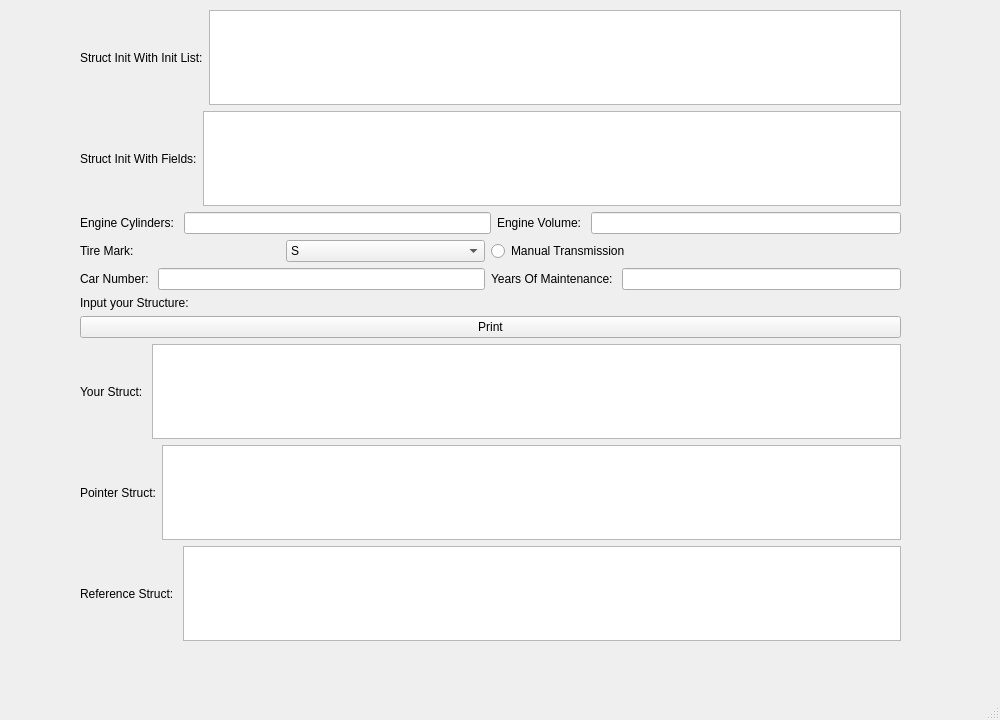
<?xml version="1.0" encoding="UTF-8"?>
<ui version="4.0">
 <class>MainWindow</class>
 <widget class="QMainWindow" name="MainWindow">
  <property name="geometry">
   <rect>
    <x>0</x>
    <y>0</y>
    <width>1000</width>
    <height>720</height>
   </rect>
  </property>
  <property name="windowTitle">
   <string>MainWindow</string>
  </property>
  <widget class="QWidget" name="centralwidget">
   <widget class="QWidget" name="">
    <property name="geometry">
     <rect>
      <x>80</x>
      <y>10</y>
      <width>821</width>
      <height>631</height>
     </rect>
    </property>
    <layout class="QVBoxLayout" name="verticalLayout_2">
     <item>
      <layout class="QHBoxLayout" name="horizontalLayout">
       <item>
        <widget class="QLabel" name="label">
         <property name="text">
          <string>Struct Init With Init List:</string>
         </property>
        </widget>
       </item>
       <item>
        <widget class="QTextEdit" name="textInit">
         <property name="textInteractionFlags">
          <set>Qt::NoTextInteraction</set>
         </property>
        </widget>
       </item>
      </layout>
     </item>
     <item>
      <layout class="QHBoxLayout" name="horizontalLayout_2">
       <item>
        <widget class="QLabel" name="label_2">
         <property name="text">
          <string>Struct Init With Fields:</string>
         </property>
        </widget>
       </item>
       <item>
        <widget class="QTextEdit" name="textFileds">
         <property name="textInteractionFlags">
          <set>Qt::NoTextInteraction</set>
         </property>
        </widget>
       </item>
      </layout>
     </item>
     <item>
      <layout class="QGridLayout" name="gridLayout">
       <item row="0" column="0" colspan="2">
        <layout class="QHBoxLayout" name="horizontalLayout_3">
         <item>
          <widget class="QLabel" name="label_4">
           <property name="text">
            <string>Engine Cylinders: </string>
           </property>
          </widget>
         </item>
         <item>
          <widget class="QLineEdit" name="textCylinders"/>
         </item>
        </layout>
       </item>
       <item row="0" column="2">
        <layout class="QHBoxLayout" name="horizontalLayout_4">
         <item>
          <widget class="QLabel" name="label_5">
           <property name="text">
            <string>Engine Volume: </string>
           </property>
          </widget>
         </item>
         <item>
          <widget class="QLineEdit" name="textVolume"/>
         </item>
        </layout>
       </item>
       <item row="1" column="0">
        <layout class="QHBoxLayout" name="horizontalLayout_5">
         <item>
          <widget class="QLabel" name="label_6">
           <property name="text">
            <string>Tire Mark: </string>
           </property>
          </widget>
         </item>
         <item>
          <widget class="QComboBox" name="comboBoxTieMark">
           <item>
            <property name="text">
             <string>S</string>
            </property>
           </item>
           <item>
            <property name="text">
             <string>M</string>
            </property>
           </item>
           <item>
            <property name="text">
             <string>H</string>
            </property>
           </item>
          </widget>
         </item>
        </layout>
       </item>
       <item row="1" column="1" colspan="2">
        <widget class="QRadioButton" name="radioButtonTransmission">
         <property name="text">
          <string>Manual Transmission</string>
         </property>
        </widget>
       </item>
       <item row="2" column="0">
        <layout class="QHBoxLayout" name="horizontalLayout_6">
         <item>
          <widget class="QLabel" name="label_7">
           <property name="text">
            <string>Car Number: </string>
           </property>
          </widget>
         </item>
         <item>
          <widget class="QLineEdit" name="textNumber"/>
         </item>
        </layout>
       </item>
       <item row="2" column="1" colspan="2">
        <layout class="QHBoxLayout" name="horizontalLayout_7">
         <item>
          <widget class="QLabel" name="label_8">
           <property name="text">
            <string>Years Of Maintenance: </string>
           </property>
          </widget>
         </item>
         <item>
          <widget class="QLineEdit" name="textYears"/>
         </item>
        </layout>
       </item>
      </layout>
     </item>
     <item>
      <layout class="QVBoxLayout" name="verticalLayout">
       <item>
        <widget class="QLabel" name="label_3">
         <property name="text">
          <string>Input your Structure:</string>
         </property>
        </widget>
       </item>
       <item>
        <widget class="QPushButton" name="buttonPrintStrcut">
         <property name="text">
          <string>Print</string>
         </property>
        </widget>
       </item>
      </layout>
     </item>
     <item>
      <layout class="QHBoxLayout" name="horizontalLayout_8">
       <item>
        <widget class="QLabel" name="label_10">
         <property name="text">
          <string>Your Struct: </string>
         </property>
        </widget>
       </item>
       <item>
        <widget class="QTextEdit" name="textUser">
         <property name="textInteractionFlags">
          <set>Qt::NoTextInteraction</set>
         </property>
        </widget>
       </item>
      </layout>
     </item>
     <item>
      <layout class="QHBoxLayout" name="horizontalLayout_9">
       <item>
        <widget class="QLabel" name="label_9">
         <property name="text">
          <string>Pointer Struct:</string>
         </property>
        </widget>
       </item>
       <item>
        <widget class="QTextEdit" name="textPointer">
         <property name="textInteractionFlags">
          <set>Qt::NoTextInteraction</set>
         </property>
        </widget>
       </item>
      </layout>
     </item>
     <item>
      <layout class="QHBoxLayout" name="horizontalLayout_10">
       <item>
        <widget class="QLabel" name="label_11">
         <property name="text">
          <string>Reference Struct: </string>
         </property>
        </widget>
       </item>
       <item>
        <widget class="QTextEdit" name="textRef">
         <property name="textInteractionFlags">
          <set>Qt::NoTextInteraction</set>
         </property>
        </widget>
       </item>
      </layout>
     </item>
    </layout>
   </widget>
  </widget>
  <widget class="QMenuBar" name="menubar">
   <property name="geometry">
    <rect>
     <x>0</x>
     <y>0</y>
     <width>1000</width>
     <height>23</height>
    </rect>
   </property>
  </widget>
  <widget class="QStatusBar" name="statusbar"/>
 </widget>
 <resources/>
 <connections/>
</ui>
